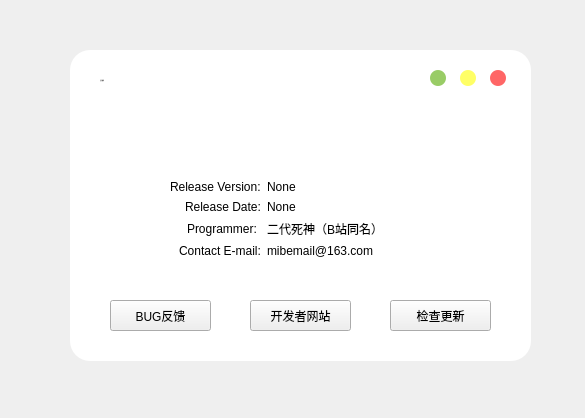
<?xml version="1.0" encoding="UTF-8"?>
<ui version="4.0">
 <class>Form</class>
 <widget class="QWidget" name="Form">
  <property name="geometry">
   <rect>
    <x>0</x>
    <y>0</y>
    <width>585</width>
    <height>418</height>
   </rect>
  </property>
  <property name="windowTitle">
   <string>关于程序</string>
  </property>
  <property name="windowIcon">
   <iconset resource="images_dl.qrc">
    <normaloff>:/Icon/images/bilidownloader.ico</normaloff>:/Icon/images/bilidownloader.ico</iconset>
  </property>
  <property name="styleSheet">
   <string notr="true">*{
	font: 14px &quot;Microsoft YaHei&quot;;
	color:rgb(0, 0, 0);
}
/* 主体颜色
.QWidget#centralwidget{
	background-color: rgb(156, 156, 156);
	border-radius:20px;
} */
QLabel{
	color: rgb(0, 0, 0);
}

.QWidget#mainwidget{
	background-color: rgb(255, 255, 255);
	border-radius:20px;
}

/* 编辑框样式 */
QLineEdit{
	color: rgb(0, 0, 0);
	background-color: rgb(255, 255, 255);
	border-radius: 15px;
	border: 2px solid rgb(255, 153, 153);
	padding-left: 5px;
	padding-right: 5px;
}
QLineEdit:hover{
	color: rgb(0, 0, 0);
	background-color: rgb(255, 238, 238);
}

/* 按钮样式 */
QPushButton[flat=&quot;false&quot;]{
	background-color: rgb(255, 153, 153);
	color: rgb(255, 255, 255);
	border-radius: 15px;
	font: 15px &quot;Microsoft YaHei&quot;;
}
QPushButton:hover{
	background-color: qlineargradient(spread:pad, x1:0, y1:0, x2:1, y2:1, stop:0 rgba(255, 153, 153, 255), stop:1 rgba(255, 136, 136, 255));
}
QPushButton:pressed{
	background-color: qlineargradient(spread:pad, x1:0, y1:0, x2:1, y2:1, stop:0 rgba(190, 115, 115, 255), stop:1 rgba(255, 153, 153, 255));
}
QPushButton#btnclose{
	background-color: rgb(255, 102, 102);
	border-radius:8px;
}
QPushButton#btnclose:pressed{
	background-color: rgb(200, 80, 80);
}
QPushButton#btnmax{
	background-color: rgb(255, 255, 102);
	border-radius:8px;
}
QPushButton#btnmax:pressed{
	background-color: rgb(195, 195, 78);
}
QPushButton#btnmin{
	background-color: rgb(153, 204, 102);
	border-radius:8px;
}
QPushButton#btnmin:pressed{
	background-color: rgb(126, 168, 83);
}

/* 进度条样式 */
QProgressBar{
	border: 2px solid rgb(255, 153, 153);
	height: 10px;
	background-color: rgb(255, 255, 255);
	font: 16px &quot;Microsoft YaHei&quot;;
	border-radius:6px;
	color: rgb(0, 0, 0);
}
QProgressBar::chunk{
	background-color: rgb(255, 204, 153);
	border-radius:6px;
}

/* 选择表样式 */
QListWidget{
	border: 2px solid rgb(255, 153, 153);
	border-radius:15px;
	padding: 5px;
	background-color: rgb(255, 255, 255);
}
QListWidget::item{
	border: 1px dashed rgb(255, 204, 153);
	border-radius: 5px;
	color: rgb(0, 0, 0);
	background-color: rgb(255, 255, 255);
}
QListWidget::item:hover{
	color: rgb(0, 0, 0);
	background-color: rgb(255, 204, 153);
}
QListWidget::item:focus{
	color: rgb(0, 0, 0);
}

/* 选择框样式 */
QComboBox{
	border-radius: 15px;
	border: 2px solid rgb(255, 153, 153);
	padding-left: 5px;
	padding-right: 5px;
	color: rgb(0, 0, 0);
	background-color: rgb(255, 255, 255);
}
QComboBox:hover{
	color: rgb(0, 0, 0);
	background: rgb(255, 238, 238)
}
QComboBox QAbstractItemView{
	border: 2px solid rgb(255, 153, 153);
	selection-background-color: rgb(255, 204, 153)
}
QComboBox::drop-down {
     subcontrol-origin: padding;
     subcontrol- position :  top  left;
     width :  28px ;
     border: none;
}
QComboBox::down-arrow{
	image: url(:/combo/images/dd.png);
}
QComboBox::down-arrow:hover{
	image: url(:/combo/images/dd1.png);
}
QComboBox::down-arrow:pressed{
	image: url(:/combo/images/dd2.png);
}

/* 文本框样式 */
QPlainTextEdit{
	border-radius: 15px;
	border: 2px solid rgb(255, 153, 153);
	padding: 5px;
	color: rgb(0, 0, 0);
	background-color: rgb(255, 255, 255);
}

/* Title Frame样式 */
QFrame#title{
	background-image: url(:/title/images/title.png);
	border: none;
}

/* 分组框样式 */
QGroupBox{
	border: 2px solid rgb(255, 153, 153);
	border-radius: 15px;
	margin-top: 2ex;
}
QGroupBox::title{
	subcontrol-origin: margin;
	subcontrol-position: top center;
	padding: 0 3px;
	color: rgb(0, 0, 0);
}

/* 组合框样式 */
QCheckBox{
	color: rgb(0, 0, 0);
}


/* 树形框样式 */
QTreeWidget{
	color: rgb(0, 0, 0);
	background-color: rgb(255, 255, 255);
	border: 2px solid rgb(255, 153, 153);
	border-radius: 15px;
	padding: 5px;
}
QTreeWidget::item{
	color: rgb(0, 0, 0);
	background-color: rgb(255, 255, 255);
	border: 1px dashed rgb(255, 204, 153);
	border-radius: 5px;
}
QTreeWidget::item:hover{
	color: rgb(0, 0, 0);
	background-color: rgb(255, 204, 153);
}
</string>
  </property>
  <widget class="QWidget" name="mainwidget" native="true">
   <property name="geometry">
    <rect>
     <x>70</x>
     <y>50</y>
     <width>461</width>
     <height>311</height>
    </rect>
   </property>
   <widget class="QPushButton" name="btnclose">
    <property name="geometry">
     <rect>
      <x>420</x>
      <y>20</y>
      <width>16</width>
      <height>16</height>
     </rect>
    </property>
    <property name="text">
     <string/>
    </property>
    <property name="flat">
     <bool>true</bool>
    </property>
   </widget>
   <widget class="QPushButton" name="btnmin">
    <property name="geometry">
     <rect>
      <x>360</x>
      <y>20</y>
      <width>16</width>
      <height>16</height>
     </rect>
    </property>
    <property name="text">
     <string/>
    </property>
    <property name="flat">
     <bool>true</bool>
    </property>
   </widget>
   <widget class="QPushButton" name="btnmax">
    <property name="geometry">
     <rect>
      <x>390</x>
      <y>20</y>
      <width>16</width>
      <height>16</height>
     </rect>
    </property>
    <property name="text">
     <string/>
    </property>
    <property name="flat">
     <bool>true</bool>
    </property>
   </widget>
   <widget class="QLabel" name="label">
    <property name="geometry">
     <rect>
      <x>30</x>
      <y>10</y>
      <width>111</width>
      <height>41</height>
     </rect>
    </property>
    <property name="font">
     <font>
      <family>微软雅黑</family>
      <pointsize>-1</pointsize>
      <weight>50</weight>
      <italic>false</italic>
      <bold>false</bold>
     </font>
    </property>
    <property name="styleSheet">
     <string notr="true">*{
	font: 18px &quot;微软雅黑&quot;;
}
</string>
    </property>
    <property name="text">
     <string>关于程序</string>
    </property>
   </widget>
   <widget class="QPushButton" name="btn_bugCall">
    <property name="geometry">
     <rect>
      <x>40</x>
      <y>250</y>
      <width>101</width>
      <height>31</height>
     </rect>
    </property>
    <property name="text">
     <string>BUG反馈</string>
    </property>
   </widget>
   <widget class="QPushButton" name="btn_access">
    <property name="geometry">
     <rect>
      <x>180</x>
      <y>250</y>
      <width>101</width>
      <height>31</height>
     </rect>
    </property>
    <property name="text">
     <string>开发者网站</string>
    </property>
   </widget>
   <widget class="QPushButton" name="btn_latest">
    <property name="geometry">
     <rect>
      <x>320</x>
      <y>250</y>
      <width>101</width>
      <height>31</height>
     </rect>
    </property>
    <property name="text">
     <string>检查更新</string>
    </property>
   </widget>
   <widget class="QFrame" name="title">
    <property name="geometry">
     <rect>
      <x>40</x>
      <y>60</y>
      <width>371</width>
      <height>61</height>
     </rect>
    </property>
    <property name="frameShape">
     <enum>QFrame::StyledPanel</enum>
    </property>
    <property name="frameShadow">
     <enum>QFrame::Raised</enum>
    </property>
   </widget>
   <widget class="QWidget" name="formLayoutWidget">
    <property name="geometry">
     <rect>
      <x>100</x>
      <y>130</y>
      <width>273</width>
      <height>103</height>
     </rect>
    </property>
    <layout class="QFormLayout" name="formLayout">
     <property name="sizeConstraint">
      <enum>QLayout::SetDefaultConstraint</enum>
     </property>
     <property name="rowWrapPolicy">
      <enum>QFormLayout::DontWrapRows</enum>
     </property>
     <property name="labelAlignment">
      <set>Qt::AlignRight|Qt::AlignTrailing|Qt::AlignVCenter</set>
     </property>
     <property name="formAlignment">
      <set>Qt::AlignLeading|Qt::AlignLeft|Qt::AlignTop</set>
     </property>
     <item row="0" column="0">
      <widget class="QLabel" name="label_2">
       <property name="text">
        <string>Release Version:</string>
       </property>
      </widget>
     </item>
     <item row="1" column="0">
      <widget class="QLabel" name="label_3">
       <property name="text">
        <string>Release Date:</string>
       </property>
      </widget>
     </item>
     <item row="2" column="0">
      <widget class="QLabel" name="label_4">
       <property name="text">
        <string>Programmer: </string>
       </property>
      </widget>
     </item>
     <item row="0" column="1">
      <widget class="QLabel" name="lab_version">
       <property name="text">
        <string>None</string>
       </property>
      </widget>
     </item>
     <item row="1" column="1">
      <widget class="QLabel" name="label_6">
       <property name="text">
        <string>None</string>
       </property>
      </widget>
     </item>
     <item row="2" column="1">
      <widget class="QLabel" name="label_7">
       <property name="text">
        <string>二代死神（B站同名）</string>
       </property>
      </widget>
     </item>
     <item row="3" column="0">
      <widget class="QLabel" name="label_8">
       <property name="text">
        <string>Contact E-mail:</string>
       </property>
      </widget>
     </item>
     <item row="3" column="1">
      <widget class="QLabel" name="label_9">
       <property name="text">
        <string>mibemail@163.com</string>
       </property>
      </widget>
     </item>
    </layout>
   </widget>
  </widget>
 </widget>
 <resources>
  <include location="images_dl.qrc"/>
 </resources>
 <connections>
  <connection>
   <sender>btnclose</sender>
   <signal>clicked()</signal>
   <receiver>Form</receiver>
   <slot>close()</slot>
   <hints>
    <hint type="sourcelabel">
     <x>447</x>
     <y>47</y>
    </hint>
    <hint type="destinationlabel">
     <x>250</x>
     <y>174</y>
    </hint>
   </hints>
  </connection>
 </connections>
</ui>
